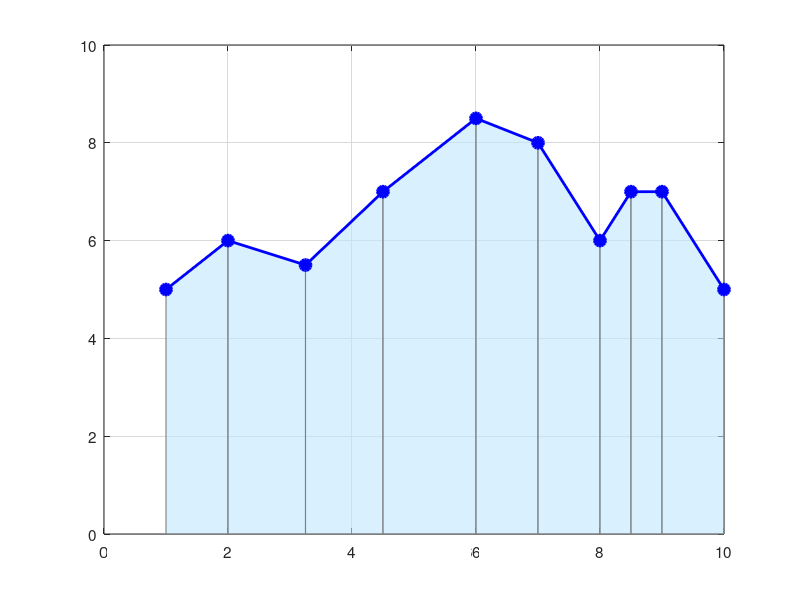

Here is the MATLAB script that generated this plot: (Note: this script raises an error after producing the figure.)

%  NUMERICAL INTEGRATION — Problems 19.8a and 19.6

clc; clear; close all;


%  PROBLEM 19.8a — Distance from Velocity Data (Trapezoidal Rule)

fprintf('--- PROBLEM 19.8a: Distance from Velocity Data ---\n\n');

t_data = [1, 2, 3.25, 4.5, 6, 7, 8, 8.5, 9, 10];
v_data = [5, 6, 5.5,  7,  8.5, 8, 6, 7,  7,  5];

distance_trap = trapz(t_data, v_data);
T_total       = t_data(end) - t_data(1);
avg_velocity  = distance_trap / T_total;

fprintf('Total Distance Traveled = %.4f units\n', distance_trap);
fprintf('Total Time Interval     = %.4f units\n', T_total);
fprintf('Average Velocity        = %.4f units/time\n\n', avg_velocity);

% --- Plot 19.8a ---
figure('Name','Problem 19.8a - Velocity Data','NumberTitle','off',...
    'Color','w','Position',[100 100 850 460]);

hold on; grid on; box on;
set(gca,'Color','w','GridColor',[0.85 0.85 0.85],'GridAlpha',1,'FontSize',11);

for i = 1:length(t_data)-1
    fill([t_data(i), t_data(i+1), t_data(i+1), t_data(i)], ...
         [0, 0, v_data(i+1), v_data(i)], ...
         [0.75 0.90 1.0], 'EdgeColor',[0.5 0.5 0.5], ...
         'LineWidth', 0.8, 'FaceAlpha', 0.6, 'HandleVisibility','off');
end

plot(t_data, v_data, 'b-o', 'LineWidth', 2, ...
    'MarkerFaceColor','b', 'MarkerSize', 8, 'DisplayName','Velocity Data');

yline(avg_velocity, 'r--', 'LineWidth', 1.8, 'DisplayName', ...
    sprintf('Avg Velocity = %.4f', avg_velocity));

for i = 1:length(t_data)-1
    seg_area = (t_data(i+1) - t_data(i)) * (v_data(i) + v_data(i+1)) / 2;
    xm = (t_data(i) + t_data(i+1)) / 2;
    ym = (v_data(i) + v_data(i+1)) / 4;
    text(xm, ym, sprintf('%.2f', seg_area), 'FontSize', 8.5, ...
        'HorizontalAlignment','center','Color',[0.15 0.15 0.55],'FontWeight','bold');
end

xlabel('Time t', 'FontSize', 12, 'FontWeight','bold');
ylabel('Velocity v', 'FontSize', 12, 'FontWeight','bold');
title(sprintf('Problem 19.8a — Trapezoidal Rule on Velocity Data\nTotal Distance = %.4f  |  Avg Velocity = %.4f', ...
    distance_trap, avg_velocity), 'FontSize', 11, 'FontWeight','bold');
legend('Location','northwest','FontSize',10);
xlim([0.5, 10.5]); ylim([0, 11]);



%  PROBLEM 19.6 — Double Integral (Composite Trapezoidal Rule)
%  Integral: x in [-2,2], y in [0,4] of (x^2 - 3y^2 + x*y^3) dx dy

fprintf('--- PROBLEM 19.6: Double Integral ---\n');
fprintf('f(x,y) = x^2 - 3y^2 + x*y^3\n');
fprintf('Limits: x in [-2, 2],  y in [0, 4]\n\n');

n = input('Enter n for composite trapezoidal rule (must be even, default = 2): ');
if isempty(n) || mod(n, 2) ~= 0
    fprintf('Using default n = 2\n');
    n = 2;
end

% Correct limits: inner integral over x in [0,4], outer over y in [-2,2]
x1 =  0;  x2 = 4;
y1 = -2;  y2 = 2;
f  = @(x, y) x.^2 - 3*y.^2 + x.*y.^3;

exact_19_6 = 64/3;

% Integrate in x first (inner), then y (outer)
y_nodes = linspace(y1, y2, n+1);
I_x = zeros(1, n+1);
for j = 1:n+1
    I_x(j) = composite_trapezoid(@(x) f(x, y_nodes(j)), x1, x2, n);
end
I_trap   = composite_trapezoid_vec(I_x, y1, y2, n);
eps_trap = abs((exact_19_6 - I_trap) / exact_19_6) * 100;

fprintf('\nResults for Problem 19.6:\n');
fprintf('  Analytical Result              = %.6f\n', exact_19_6);
fprintf('  Composite Trapezoidal (n = %d) = %.6f  |  eps_t = %.4f%%\n', ...
    n, I_trap, eps_trap);

% --- Plot 19.6 ---
figure('Name','Problem 19.6 - Double Integral','NumberTitle','off',...
    'Color','w','Position',[120 120 680 520]);

hold on; grid on; box on;
set(gca,'Color','w','GridColor',[0.85 0.85 0.85],'GridAlpha',1,'FontSize',11);

x_surf = linspace(x1, x2, 50);
y_surf = linspace(y1, y2, 50);
[X_s, Y_s] = meshgrid(x_surf, y_surf);
Z_s = f(X_s, Y_s);
surf(X_s, Y_s, Z_s, 'EdgeAlpha', 0.15, 'FaceAlpha', 0.85);
colormap(parula); colorbar;

x_nodes = linspace(x1, x2, n+1);
y_nodes_plot = linspace(y1, y2, n+1);
[Xn, Yn] = meshgrid(x_nodes, y_nodes_plot);
Zn = f(Xn, Yn);
plot3(Xn(:), Yn(:), Zn(:), 'ro', 'MarkerFaceColor','r', ...
    'MarkerSize', 7, 'DisplayName', sprintf('Trap Nodes (n=%d)', n));

xlabel('x  [0, 4]', 'FontSize', 11, 'FontWeight','bold');
ylabel('y  [-2, 2]', 'FontSize', 11, 'FontWeight','bold');
zlabel('f(x,y)', 'FontSize', 11, 'FontWeight','bold');
title(sprintf('Problem 19.6 — f(x,y) = x^2 - 3y^2 + xy^3\nComposite Trap (n=%d): %.6f  |  Exact: %.6f  |  \\epsilon_t = %.4f%%', ...
    n, I_trap, exact_19_6, eps_trap), 'FontSize', 10, 'FontWeight','bold');
legend('Location','best','FontSize', 9);
view([-35 30]);



%  LOCAL FUNCTIONS


function I = composite_trapezoid(f, a, b, n)
    x = linspace(a, b, n+1);
    y = f(x);
    h = (b - a) / n;
    I = h * (y(1)/2 + sum(y(2:end-1)) + y(end)/2);
end

function I = composite_trapezoid_vec(y, a, b, n)
    h = (b - a) / n;
    I = h * (y(1)/2 + sum(y(2:end-1)) + y(end)/2);
end
